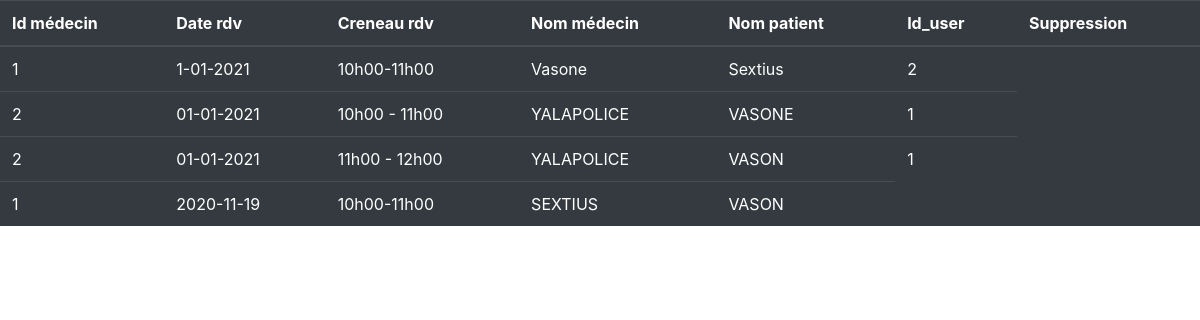
The page /traitement/traitement_vue_donnee_rdv.php on the database as committed earlier.
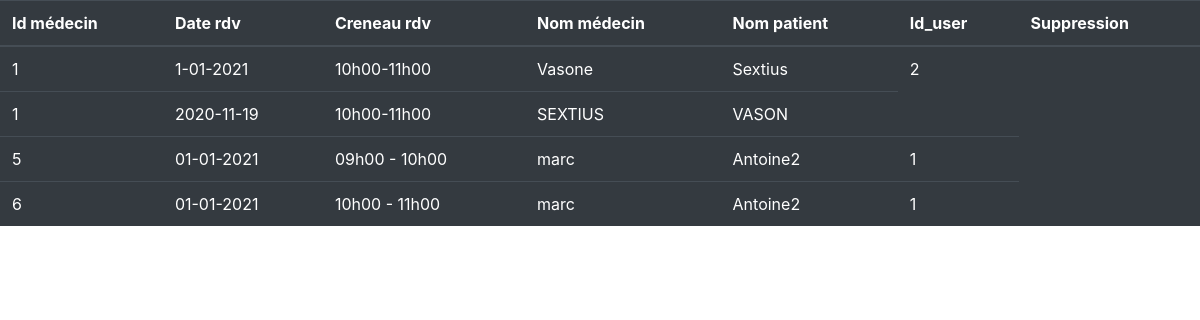
The same page on the database as committed later.
### tables this page shows
CREATE TABLE `rdv` (
  `id` int(11) NOT NULL,
  `nom_medecin` varchar(255) NOT NULL,
  `id_user` int(11) NOT NULL,
  `id_medecin` int(11) NOT NULL,
  `date_rdv` varchar(255) NOT NULL,
  `creneau_rdv` varchar(255) NOT NULL,
  `nom_patient` varchar(255) NOT NULL
);

### traitement/traitement_vue_donnee_rdv.php (the view, shortened to what this page needs)
<link rel="stylesheet" href="https://cdn.jsdelivr.net/npm/bootstrap@4.5.3/dist/css/bootstrap.min.css">
<?php
$manager = new Manager();
$db = $manager->connexion_bd();
$medecin = "SELECT id_medecin,date_rdv,creneau_rdv,nom_medecin,nom_patient,id_user from rdv";
$request = $db->query($medecin);
$tab_connect = $request->fetchall();
 ?>
 <table class="table table-dark">
   <thead>
     <tr>
       <th scope="col">Id médecin</th>
       <th scope="col">Date rdv</th>
        <th scope="col">Creneau rdv</th>
        <th scope="col">Nom médecin</th>
        <th scope="col">Nom patient </th>
        <th scope="col">Id_user</th>
       <th scope="col">Suppression</th>
     </tr>
   </thead>
   <tbody>
      <?php
      for ($i=0; $i < count($tab_connect); $i++) {?>
<tr>
      <?php
        foreach (array_unique($tab_connect[$i]) as $key => $value) {
        ?>
          <td class='bg bg-dark'><?php echo $value; ?></td>
  <?php  } ?>
</tr>
   <?php
      }
    ?>
   </tbody>
 </table>

Rows that differ between the two databases and show on the page:
removed rdv: id_medecin "2", date_rdv "01-01-2021", creneau_rdv "10h00 - 11h00", nom_medecin "YALAPOLICE", nom_patient "VASONE", id_user "1"
removed rdv: id_medecin "2", date_rdv "01-01-2021", creneau_rdv "11h00 - 12h00", nom_medecin "YALAPOLICE", nom_patient "VASON", id_user "1"
added rdv: id_medecin "5", date_rdv "01-01-2021", creneau_rdv "09h00 - 10h00", nom_medecin "marc", nom_patient "Antoine2", id_user "1"
added rdv: id_medecin "6", date_rdv "01-01-2021", creneau_rdv "10h00 - 11h00", nom_medecin "marc", nom_patient "Antoine2", id_user "1"
Other text that changed with them:
new list line: "2020-11-19 10h00-11h00 SEXTIUS VASON"
list line gone: "2020-11-19 10h00-11h00 SEXTIUS VASON"
